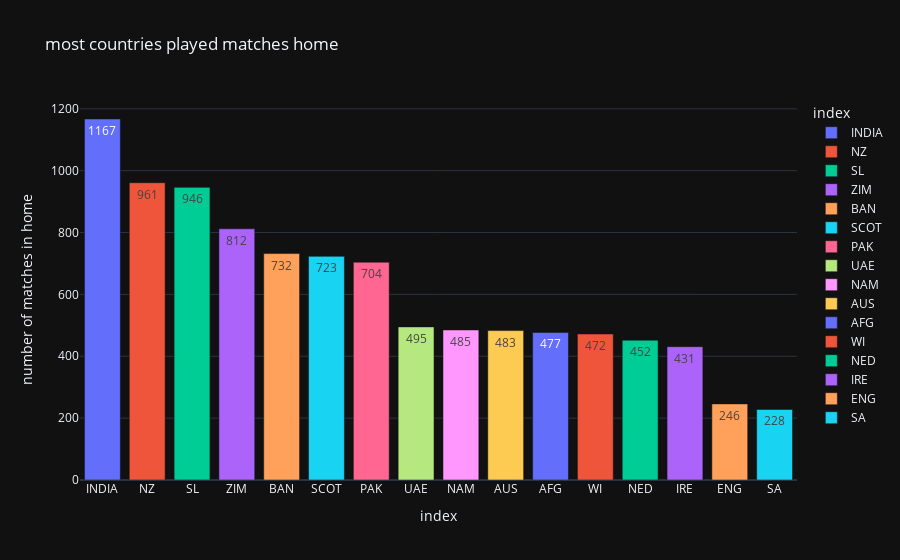

Source (notebook cell):
### Code cell
home_teams = df['home_team'].value_counts()
fig = px.bar(home_teams,
            template='plotly_dark',
            title = 'most countries played matches home',
            color = home_teams.index,
             text_auto=True,
             y=home_teams.values,
             x=home_teams.index,
             labels={'y':'number of matches in home'}
            )
fig.show()

### Figure 1 — Plotly figure (JSON) as saved in the notebook; plotly's stock layout.template omitted (floating-point values rounded to 4 significant figures)
{"data": [{"alignmentgroup": "True", "hovertemplate": "index=%{x}<br>number of matches in home=%{y}<extra></extra>", "legendgroup": "INDIA", "marker": {"color": "#636efa", "pattern": {"shape": ""}}, "name": "INDIA", "offsetgroup": "INDIA", "orientation": "v", "showlegend": true, "textposition": "auto", "texttemplate": "%{y}", "type": "bar", "x": ["INDIA"], "xaxis": "x", "y": [1167], "yaxis": "y"}, {"alignmentgroup": "True", "hovertemplate": "index=%{x}<br>number of matches in home=%{y}<extra></extra>", "legendgroup": "NZ", "marker": {"color": "#EF553B", "pattern": {"shape": ""}}, "name": "NZ", "offsetgroup": "NZ", "orientation": "v", "showlegend": true, "textposition": "auto", "texttemplate": "%{y}", "type": "bar", "x": ["NZ"], "xaxis": "x", "y": [961], "yaxis": "y"}, {"alignmentgroup": "True", "hovertemplate": "index=%{x}<br>number of matches in home=%{y}<extra></extra>", "legendgroup": "SL", "marker": {"color": "#00cc96", "pattern": {"shape": ""}}, "name": "SL", "offsetgroup": "SL", "orientation": "v", "showlegend": true, "textposition": "auto", "texttemplate": "%{y}", "type": "bar", "x": ["SL"], "xaxis": "x", "y": [946], "yaxis": "y"}, {"alignmentgroup": "True", "hovertemplate": "index=%{x}<br>number of matches in home=%{y}<extra></extra>", "legendgroup": "ZIM", "marker": {"color": "#ab63fa", "pattern": {"shape": ""}}, "name": "ZIM", "offsetgroup": "ZIM", "orientation": "v", "showlegend": true, "textposition": "auto", "texttemplate": "%{y}", "type": "bar", "x": ["ZIM"], "xaxis": "x", "y": [812], "yaxis": "y"}, {"alignmentgroup": "True", "hovertemplate": "index=%{x}<br>number of matches in home=%{y}<extra></extra>", "legendgroup": "BAN", "marker": {"color": "#FFA15A", "pattern": {"shape": ""}}, "name": "BAN", "offsetgroup": "BAN", "orientation": "v", "showlegend": true, "textposition": "auto", "texttemplate": "%{y}", "type": "bar", "x": ["BAN"], "xaxis": "x", "y": [732], "yaxis": "y"}, {"alignmentgroup": "True", "hovertemplate": "index=%{x}<br>number of matches in home=%{y}<extra></extra>", "legendgroup": "SCOT", "marker": {"color": "#19d3f3", "pattern": {"shape": ""}}, "name": "SCOT", "offsetgroup": "SCOT", "orientation": "v", "showlegend": true, "textposition": "auto", "texttemplate": "%{y}", "type": "bar", "x": ["SCOT"], "xaxis": "x", "y": [723], "yaxis": "y"}, {"alignmentgroup": "True", "hovertemplate": "index=%{x}<br>number of matches in home=%{y}<extra></extra>", "legendgroup": "PAK", "marker": {"color": "#FF6692", "pattern": {"shape": ""}}, "name": "PAK", "offsetgroup": "PAK", "orientation": "v", "showlegend": true, "textposition": "auto", "texttemplate": "%{y}", "type": "bar", "x": ["PAK"], "xaxis": "x", "y": [704], "yaxis": "y"}, {"alignmentgroup": "True", "hovertemplate": "index=%{x}<br>number of matches in home=%{y}<extra></extra>", "legendgroup": "UAE", "marker": {"color": "#B6E880", "pattern": {"shape": ""}}, "name": "UAE", "offsetgroup": "UAE", "orientation": "v", "showlegend": true, "textposition": "auto", "texttemplate": "%{y}", "type": "bar", "x": ["UAE"], "xaxis": "x", "y": [495], "yaxis": "y"}, {"alignmentgroup": "True", "hovertemplate": "index=%{x}<br>number of matches in home=%{y}<extra></extra>", "legendgroup": "NAM", "marker": {"color": "#FF97FF", "pattern": {"shape": ""}}, "name": "NAM", "offsetgroup": "NAM", "orientation": "v", "showlegend": true, "textposition": "auto", "texttemplate": "%{y}", "type": "bar", "x": ["NAM"], "xaxis": "x", "y": [485], "yaxis": "y"}, {"alignmentgroup": "True", "hovertemplate": "index=%{x}<br>number of matches in home=%{y}<extra></extra>", "legendgroup": "AUS", "marker": {"color": "#FECB52", "pattern": {"shape": ""}}, "name": "AUS", "offsetgroup": "AUS", "orientation": "v", "showlegend": true, "textposition": "auto", "texttemplate": "%{y}", "type": "bar", "x": ["AUS"], "xaxis": "x", "y": [483], "yaxis": "y"}, {"alignmentgroup": "True", "hovertemplate": "index=%{x}<br>number of matches in home=%{y}<extra></extra>", "legendgroup": "AFG", "marker": {"color": "#636efa", "pattern": {"shape": ""}}, "name": "AFG", "offsetgroup": "AFG", "orientation": "v", "showlegend": true, "textposition": "auto", "texttemplate": "%{y}", "type": "bar", "x": ["AFG"], "xaxis": "x", "y": [477], "yaxis": "y"}, {"alignmentgroup": "True", "hovertemplate": "index=%{x}<br>number of matches in home=%{y}<extra></extra>", "legendgroup": "WI", "marker": {"color": "#EF553B", "pattern": {"shape": ""}}, "name": "WI", "offsetgroup": "WI", "orientation": "v", "showlegend": true, "textposition": "auto", "texttemplate": "%{y}", "type": "bar", "x": ["WI"], "xaxis": "x", "y": [472], "yaxis": "y"}, {"alignmentgroup": "True", "hovertemplate": "index=%{x}<br>number of matches in home=%{y}<extra></extra>", "legendgroup": "NED", "marker": {"color": "#00cc96", "pattern": {"shape": ""}}, "name": "NED", "offsetgroup": "NED", "orientation": "v", "showlegend": true, "textposition": "auto", "texttemplate": "%{y}", "type": "bar", "x": ["NED"], "xaxis": "x", "y": [452], "yaxis": "y"}, {"alignmentgroup": "True", "hovertemplate": "index=%{x}<br>number of matches in home=%{y}<extra></extra>", "legendgroup": "IRE", "marker": {"color": "#ab63fa", "pattern": {"shape": ""}}, "name": "IRE", "offsetgroup": "IRE", "orientation": "v", "showlegend": true, "textposition": "auto", "texttemplate": "%{y}", "type": "bar", "x": ["IRE"], "xaxis": "x", "y": [431], "yaxis": "y"}, {"alignmentgroup": "True", "hovertemplate": "index=%{x}<br>number of matches in home=%{y}<extra></extra>", "legendgroup": "ENG", "marker": {"color": "#FFA15A", "pattern": {"shape": ""}}, "name": "ENG", "offsetgroup": "ENG", "orientation": "v", "showlegend": true, "textposition": "auto", "texttemplate": "%{y}", "type": "bar", "x": ["ENG"], "xaxis": "x", "y": [246], "yaxis": "y"}, {"alignmentgroup": "True", "hovertemplate": "index=%{x}<br>number of matches in home=%{y}<extra></extra>", "legendgroup": "SA", "marker": {"color": "#19d3f3", "pattern": {"shape": ""}}, "name": "SA", "offsetgroup": "SA", "orientation": "v", "showlegend": true, "textposition": "auto", "texttemplate": "%{y}", "type": "bar", "x": ["SA"], "xaxis": "x", "y": [228], "yaxis": "y"}], "layout": {"barmode": "relative", "legend": {"title": {"text": "index"}, "tracegroupgap": 0}, "title": {"text": "most countries played matches home"}, "xaxis": {"anchor": "y", "categoryarray": ["INDIA", "NZ", "SL", "ZIM", "BAN", "SCOT", "PAK", "UAE", "NAM", "AUS", "AFG", "WI", "NED", "IRE", "ENG", "SA"], "categoryorder": "array", "domain": [0, 1], "title": {"text": "index"}}, "yaxis": {"anchor": "x", "domain": [0, 1], "title": {"text": "number of matches in home"}}}}
